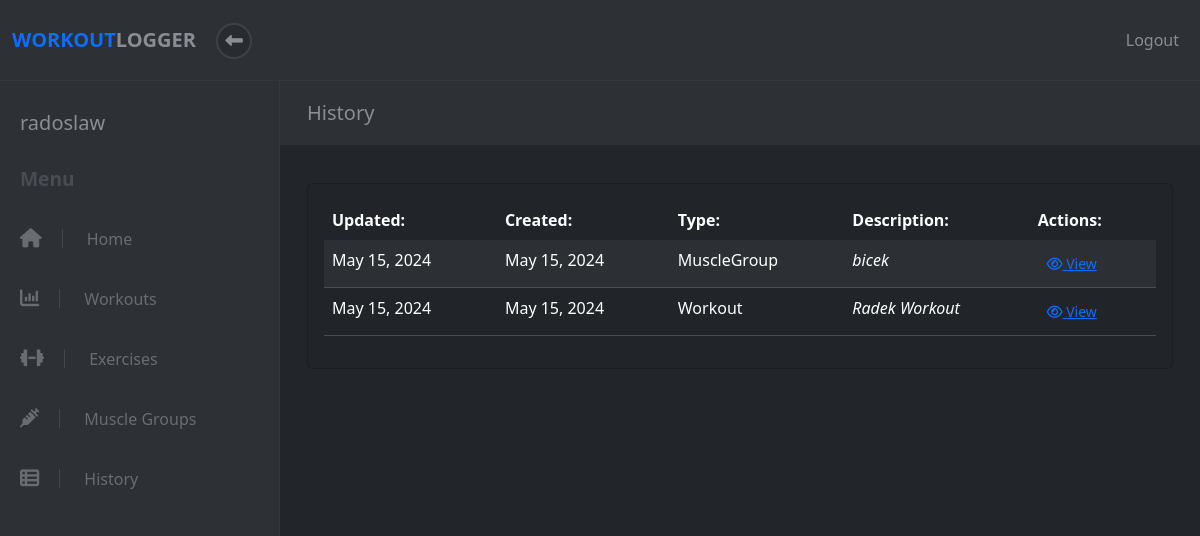
Before: /history (signed in) with the older database file.
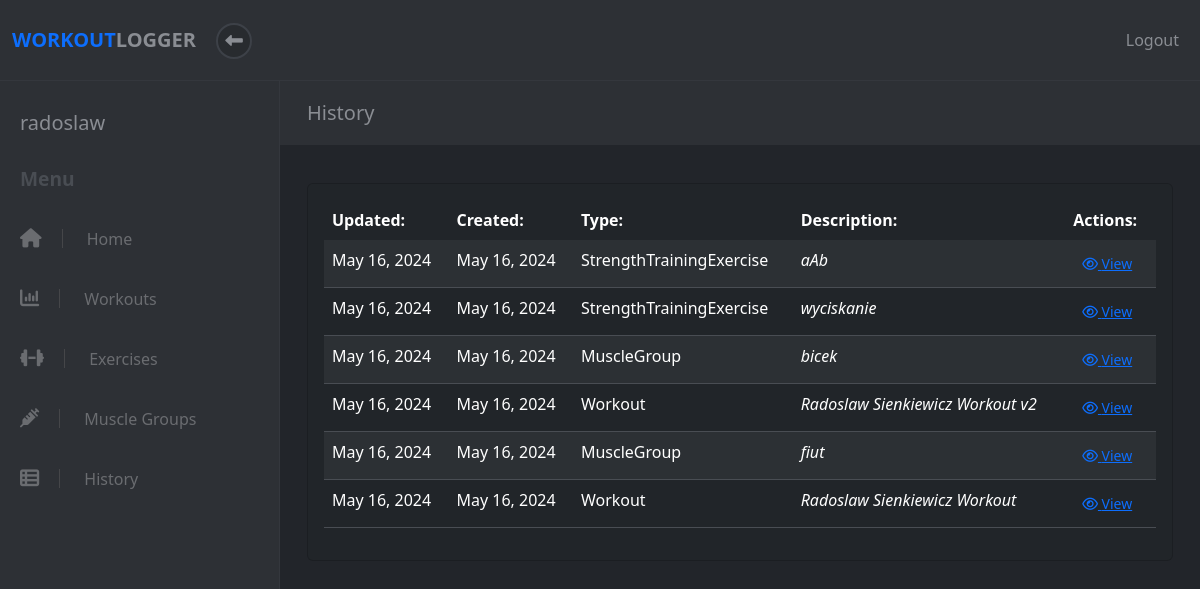
After: the same page with the newer database file.
### apps/workout/models.py (models this page shows, shortened)
class User(models.Model):
    username = models.CharField(max_length=20)
    email = models.CharField(max_length=50)
    password = models.CharField(max_length=22)
    level = models.IntegerField(default=1)
    created_at = models.DateTimeField(auto_now_add=True)
    updated_at = models.DateTimeField(auto_now=True)
    objects = UserManager()

class MuscleGroup(models.Model):
    name = models.CharField(max_length=50)
    size = models.IntegerField(default=10)
    user = models.ForeignKey(User, on_delete=models.CASCADE, default=None)
    created_at = models.DateTimeField(auto_now_add=True)
    updated_at = models.DateTimeField(auto_now=True)
    objects = MuscleGroupManager()
    def class_name(self):
        return self.__class__.__name__

class Workout(models.Model):
    name = models.CharField(max_length=50)
    description = models.CharField(max_length=150)
    completed = models.BooleanField(default=False)
    user = models.ForeignKey(User, on_delete=models.CASCADE, default=None)
    created_at = models.DateTimeField(auto_now_add=True)
    updated_at = models.DateTimeField(auto_now=True)
    objects = WorkoutManager()
    def class_name(self):
        return self.__class__.__name__

class Exercise(models.Model):
    name = models.CharField(max_length=50)
    description = models.CharField(max_length=150)
    workout = models.ForeignKey(Workout, on_delete=models.CASCADE, related_name='%(class)s', default=None)
    muscle_group = models.ForeignKey(MuscleGroup, on_delete=models.CASCADE, default=None)
    user = models.ForeignKey(User, on_delete=models.CASCADE, default=None)
    created_at = models.DateTimeField(auto_now_add=True)
    updated_at = models.DateTimeField(auto_now=True)
    objects = ExerciseManager()
    class Meta:
        ordering = ('name', 'muscle_group')
        abstract = True
    def class_name(self):
        return self.__class__.__name__

class StrengthTrainingExercise(Exercise):
    weight = models.DecimalField(max_digits=6, decimal_places=2)
    repetitions = models.PositiveIntegerField()
    objects = StrengthTrainingExerciseManager()

### apps/workout/views.py (the view)
# urls.py: re_path(r'^history$', views.view_all), # get all workouts
def view_all(request):
    try:
        user = User.objects.get(id=request.session["user_id"])
        workout_list = Workout.objects.filter(user__id=user.id)
        ste_list = StrengthTrainingExercise.objects.filter(user__id=user.id)
        ete_list = EnduranceTrainingExercise.objects.filter(user__id=user.id)
        be_list = BalanceExercise.objects.filter(user__id=user.id)
        fe_list = FlexibilityExercise.objects.filter(user__id=user.id)
        mg_list = MuscleGroup.objects.filter(user__id=user.id)
        page = request.GET.get('page', 1)
        data_list = list(chain(workout_list, ste_list,ete_list, be_list, fe_list, mg_list))
        paginator = Paginator(sorted(data_list, key=lambda x: x.updated_at, reverse=True), 12)
        try:
            data = paginator.page(page)
        except PageNotAnInteger:
            data = paginator.page(1)
        except EmptyPage:
            data = paginator.page(paginator.num_pages)
        data = {
            'user': user,
            'data': data,
        }
        return render(request, "workout/view_all.html", data)
    except (KeyError, User.DoesNotExist) as err:
        messages.info(request, "You must be logged in to view this page.", extra_tags="invalid_session")
        return redirect("/")

### apps/workout/templates/workout/view_all.html (shortened to what this page needs)
<!DOCTYPE html>
<html>
  <head>
    {% load static %}
    <link
      rel="stylesheet"
      href="{% static 'fontawesomefree/css/all.min.css' %}"
    />
    <link rel="stylesheet" href="../../static/workout/styles.css" />
    {% load bootstrap5 %} {% bootstrap_css %} {% bootstrap_javascript %}
  </head>
  <body>
    {% include 'workout/header.html' %}
    <div class="d-flex align-items-stretch">
      {% include 'workout/sidebar.html' %}
      <div class="page-content">
        <div class="page-header">
          <div class="container-fluid">
            <h2 class="h5 no-margin-bottom">History</h2>
          </div>
        </div>
        <section class="no-padding-bottom">
          <div class="container-fluid">
            <div class="row">
              <div class="col-lg-12 pb-4">
                {% if data %}
                <div class="card bg-dark add-exercise mb-4 mt-2">
                  <div class="card-body">
                    <table
                      class="table table-dark table-striped all-data-table text-light"
                    >
                      <thead>
                        <tr>
                          <th scope="col">Updated:</th>
                          <th scope="col">Created:</th>
                          <th scope="col">Type:</th>
                          <th scope="col">Description:</th>
                          <th scope="col">Actions:</th>
                        </tr>
                      </thead>
                      <tbody>
                        {% for info in data %}
                        <tr>
                          <td scope="row">{{info.updated_at | date}}</td>
                          <td scope="row">{{info.created_at | date}}</td>
                          <td scope="row">{{info.class_name}}</td>
                          <td><em>{{info.name}}</em></td>
                          <td>
                            {% if info.class_name == 'Workout' %}
                            <form action="/workout/{{info.id}}">
                              <button
                                class="btn btn-link btn-sm view-link"
                                type="submit"
                              >
                                <i class="fa fa-eye"></i> View
                              </button>
                            </form>
                            {% elif info.class_name == 'MuscleGroup' %}
                            <form action="/musclegroup/{{info.id}}">
                              <button
                                class="btn btn-link btn-sm view-link"
                                type="submit"
                              >
                                <i class="fa fa-eye"></i> View
                              </button>
                            </form>
                            {% else %}
                            <form action="/exercise/{{info.id}}">
                              <button
                                class="btn btn-link btn-sm view-link"
                                type="submit"
                              >
                                <i class="fa fa-eye"></i> View
                              </button>
                            </form>
                            {% endif %}
                          </td>
                        </tr>
                        {% endfor %}
                      </tbody>
                    </table>
                  </div>
                </div>
                {% endif %}
              </div>
            </div>
          </div>
        </section>
      </div>
    </div>
  </body>
</html>

### apps/workout/templates/workout/header.html (shortened to what this page needs)
<header class="header">
  <nav class="navbar navbar-expand-lg">
    <div
      class="container-fluid d-flex align-items-center justify-content-between"
    >
      <div class="navbar-header">
        <a href="/dashboard" class="navbar-brand">
          <div class="brand-text brand-big visible text-uppercase">
            <strong class="text-primary">Workout </strong
            ><strong>Logger</strong>
          </div>
        </a>
        <button class="sidebar-toggle">
          <i class="fa fa-long-arrow-left"></i>
        </button>
      </div>
      <ul class="right-menu list-inline no-margin-bottom">
        <li class="list-inline-item">
          <a href="#" class="search-open nav-link"
            ></a>
        </li>
        <li class="list-inline-item logout">
          <a id="logout" href="/user/logout" class="nav-link"
            >Logout </a>
        </li>
      </ul>
    </div>
  </nav>
</header>

### apps/workout/templates/workout/sidebar.html
<nav id="sidebar">
  <div class="sidebar-header d-flex align-items-center">
    <div class="title">
      <h1 class="h5">{{ user.username }}</h1>
    </div>
  </div>
  <span class="heading">Menu</span>
  <ul class="list-unstyled">
    <li>
      <a href="/dashboard"><i class="fa fa-home"></i> Home</a>
    </li>
    <li>
      <a href="/workout"><i class="fa fa-bar-chart"></i> Workouts</a>
    </li>
    <li>
      <a href="/exercise"><i class="fa fa-dumbbell"></i> Exercises</a>
    </li>
    <li>
      <a href="/musclegroup"><i class="fa fa-syringe"></i> Muscle Groups</a>
    </li>
    <li>
      <a href="/history"><i class="fa fa-th-list"></i> History</a>
    </li>
  </ul>
</nav>

### apps/workout/static/workout/styles.css (style rules this page uses)
body { position: relative; }
section { padding: 0 15px; }
a { -webkit-transition: all 0.3s; transition: all 0.3s; display: inline-block; }
button { cursor: pointer; }
i, span, strong { display: inline-block; }
.no-padding-bottom { padding-bottom: 0 !important; }
.no-margin-bottom { margin-bottom: 0 !important; }
.page-content { background: #22252a; min-height: 100vh; width: calc(100% - 280px); padding: 0; }
.page-header { padding: 20px 15px; background: #2d3035; color: #8a8d93; margin-bottom: 30px; }
nav.navbar { background: #2d3035; color: #8a8d93; padding-top: 20px; padding-bottom: 20px; border-bottom: 1px solid #34373d; z-index: 9998; }
nav.navbar .sidebar-toggle { width: 36px; height: 36px; line-height: 29px; text-align: center; border-radius: 50%; background: #282b2f; color: #8a8d93; font-size: 1.1rem; border: 2px solid #3d4148; outline: none; }
nav.navbar a { color: inherit; }
nav.navbar .brand-text { display: none; font-weight: 700; }
nav.navbar .brand-text.visible { display: block; }
nav.navbar a.nav-link { padding: .5rem .3rem; position: relative; }
nav#sidebar { width: 280px; background: #2d3035; color: #6a6c70; border-right: 1px solid #34373d; }
nav#sidebar a { color: inherit; text-decoration: none; position: relative; }
nav#sidebar a i { font-size: 1.2em; margin-right: 10px; -webkit-transition: none; transition: none; }
nav#sidebar .sidebar-header { padding: 30px 20px; }
nav#sidebar .sidebar-header h1, nav#sidebar .sidebar-header p { margin-bottom: 0; }
nav#sidebar .sidebar-header h1 { color: #8a8d93; }
nav#sidebar span.heading { font-weight: 700; margin-left: 20px; color: #494d53; font-size: 1.2rem; margin-bottom: 15px; }
nav#sidebar ul { max-height: none; }
nav#sidebar ul a { padding: 18px 20px; display: block; font-weight: 400; }
nav#sidebar ul a i { margin-right: 20px; -webkit-transition: all 0.3s; transition: all 0.3s; padding-right: 20px; border-right: 1px solid #454649; }
nav#sidebar li { position: relative; }
nav#sidebar li::before { content: ''; width: 2px; height: 100%; background: none; display: block; position: absolute; top: 0; left: 0; z-index: 99; }
.table { margin-bottom: 0; }
.table td, .table th { border-color: #494d53; }
.table thead th { border: none; }
.table-striped tbody tr { -webkit-transition: all 0.3s; transition: all 0.3s; }
.table-striped tbody tr:nth-of-type(odd) { background-color: #282b2f; }
button, input[type='submit'] { cursor: pointer; font-family: inherit; font-weight: 300 !important; }
.navbar { padding: 0.5rem 1rem; }
.navbar-brand { display: inline-block; padding-top: 0.3125rem; padding-bottom: 0.3125rem; margin-right: 1rem; font-size: 1.25rem; }
.btn { font-weight: normal; border: 1px solid transparent; padding: 0.5rem 0.75rem; font-size: 1rem; line-height: 1.25; border-radius: 0.25rem; -webkit-transition: all 0.15s ease-in-out; transition: all 0.15s ease-in-out; }
.btn-sm { padding: 0.25rem 0.5rem; font-size: 0.875rem; line-height: 1.5; border-radius: 0.2rem; }
body { font-family: "Muli", sans-serif; font-size: 1rem; font-weight: normal; line-height: 1.5; color: #212529; background-color: #fff; }
a { color: #ff3f3f; text-decoration: none; }
h1, h2, h3, h4, h5, h6, .h1, .h2, .h3, .h4, .h5, .h6 { margin-bottom: 0.5rem; font-family: inherit; font-weight: 700; line-height: 1.1; color: inherit; }
h1, .h1 { font-size: 2.5rem; }
h2, .h2 { font-size: 2rem; }
h5, .h5 { font-size: 1.25rem; }
.text-primary { color: #ff3f3f !important; }
.bg-dark { background-color: #343a40 !important; }
.text-light { color: #f8f9fa !important; }

Changed rows visible on the page:
removed MuscleGroup: updated_at "May 15, 2024", created_at "May 15, 2024", class_name "MuscleGroup", name "bicek"
removed Workout: updated_at "May 15, 2024", created_at "May 15, 2024", class_name "Workout", name "Radek Workout"
added StrengthTrainingExercise: updated_at "May 16, 2024", created_at "May 16, 2024", class_name "StrengthTrainingExercise", name "aAb"
added StrengthTrainingExercise: updated_at "May 16, 2024", created_at "May 16, 2024", class_name "StrengthTrainingExercise", name "wyciskanie"
added MuscleGroup: updated_at "May 16, 2024", created_at "May 16, 2024", class_name "MuscleGroup", name "bicek"
added Workout: updated_at "May 16, 2024", created_at "May 16, 2024", class_name "Workout", name "Radoslaw Sienkiewicz Workout v2"
added MuscleGroup: updated_at "May 16, 2024", created_at "May 16, 2024", class_name "MuscleGroup", name "fiut"
added Workout: updated_at "May 16, 2024", created_at "May 16, 2024", class_name "Workout", name "Radoslaw Sienkiewicz Workout"
